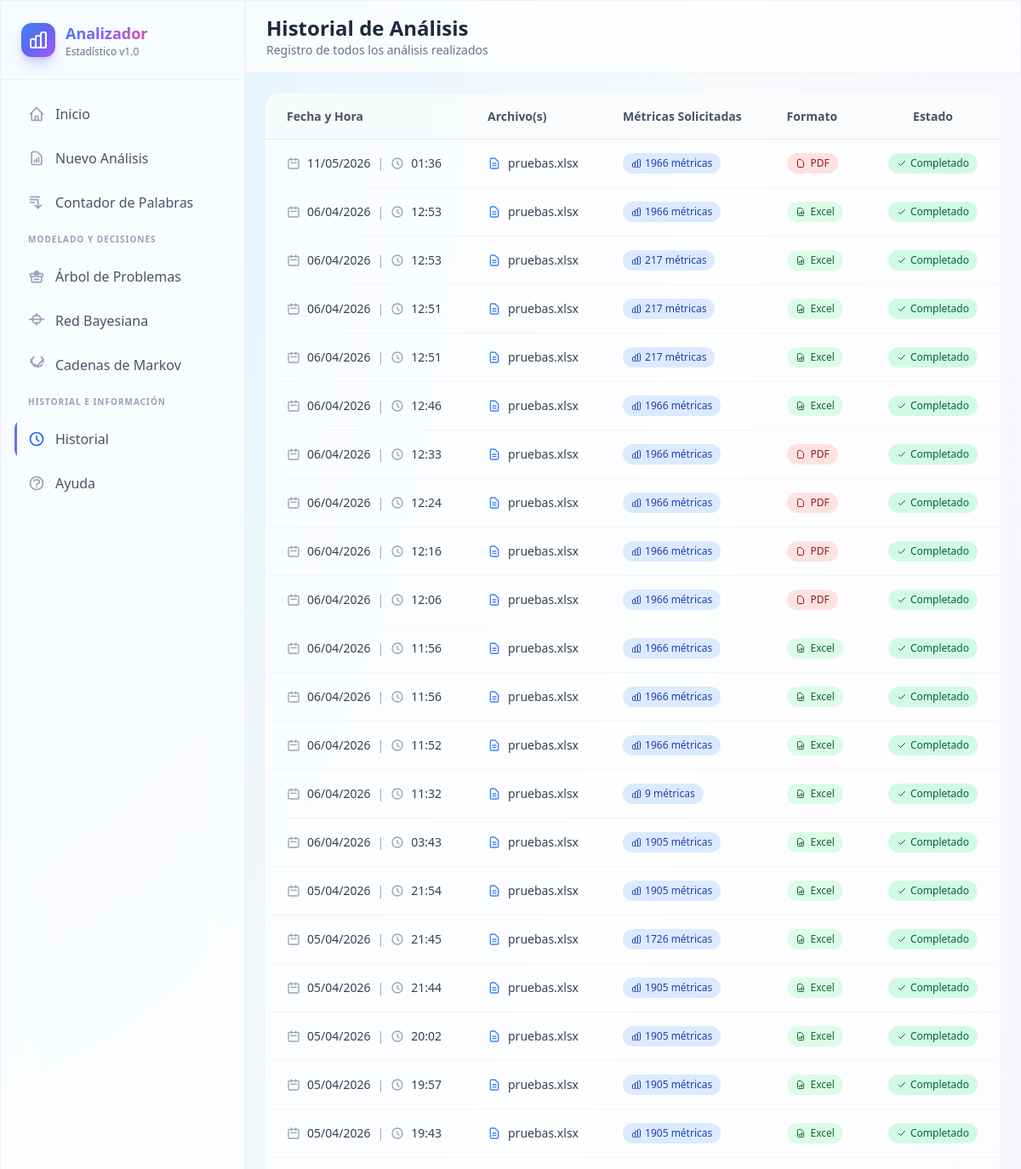
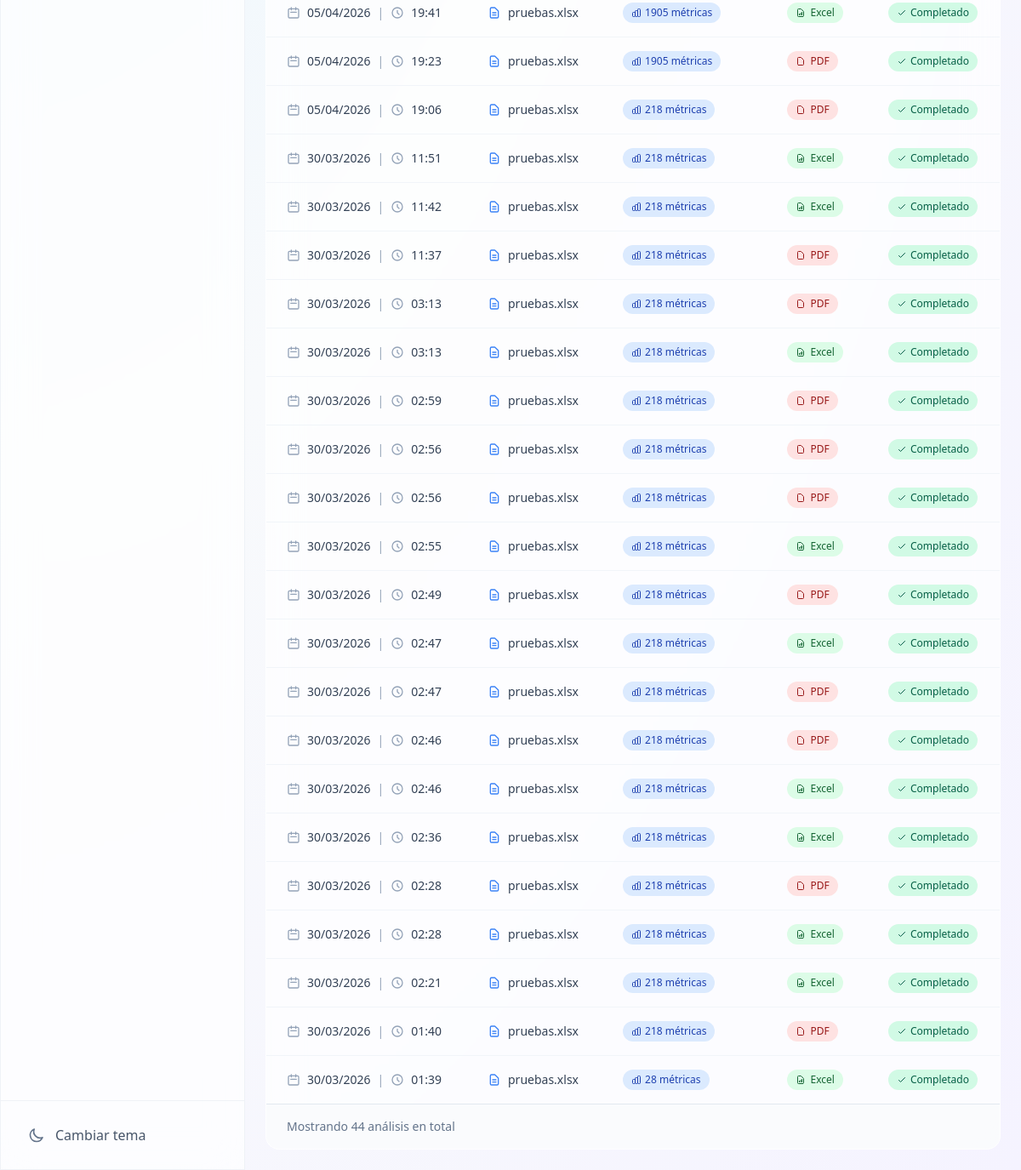
The page /history/ on the database its author committed (2 pictures, top to bottom).
### analyzer/models.py (models this page shows, shortened)
class AnalysisLog(models.Model):
    created_at = models.DateTimeField(auto_now_add=True)
    filename = models.CharField(max_length=255)
    metrics_requested = models.TextField()
    export_format = models.CharField(max_length=10)

### analyzer/views.py (the view)
# urls.py: path('history/', views.history_view, name='history'),
def history_view(request):
    logs = AnalysisLog.objects.order_by('-created_at')
    return render(request, 'analyzer/history.html', {'logs': logs})

### analyzer/templates/analyzer/history.html (shortened to what this page needs)
{% extends "base_analyzer.html" %}
{% block page_title %}Historial de Análisis{% endblock %}
{% block page_subtitle %}Registro de todos los análisis realizados{% endblock %}
{% block content %}
<div class="max-w-7xl mx-auto">
    {% if logs %}
    <div class="glass rounded-2xl overflow-hidden">
        <div class="overflow-x-auto">
            <table class="w-full">
                <thead class="bg-slate-50/80 dark:bg-slate-800/80 border-b border-slate-200 dark:border-slate-700">
                    <tr>
                        <th class="text-left py-4 px-6 text-sm font-semibold text-slate-600 dark:text-slate-400">Fecha y Hora</th>
                        <th class="text-left py-4 px-6 text-sm font-semibold text-slate-600 dark:text-slate-400">Archivo(s)</th>
                        <th class="text-left py-4 px-6 text-sm font-semibold text-slate-600 dark:text-slate-400">Métricas Solicitadas</th>
                        <th class="text-left py-4 px-6 text-sm font-semibold text-slate-600 dark:text-slate-400">Formato</th>
                        <th class="text-center py-4 px-6 text-sm font-semibold text-slate-600 dark:text-slate-400">Estado</th>
                    </tr>
                </thead>
                <tbody class="divide-y divide-slate-100 dark:divide-slate-800/50">
                    {% for log in logs %}
                    <tr class="hover:bg-slate-50/50 dark:hover:bg-slate-800/30 transition-colors">
                        <td class="py-4 px-6 text-sm text-slate-700 dark:text-slate-300">
                            <div class="flex items-center gap-2">
                                <svg class="w-4 h-4 text-slate-400" fill="none" stroke="currentColor" viewBox="0 0 24 24">
                                    <path stroke-linecap="round" stroke-linejoin="round" stroke-width="2" d="M8 7V3m8 4V3m-9 8h10M5 21h14a2 2 0 002-2V7a2 2 0 00-2-2H5a2 2 0 00-2 2v12a2 2 0 002 2z"/>
                                </svg>
                                {{ log.created_at|date:"d/m/Y" }}
                                <span class="text-slate-400">|</span>
                                <svg class="w-4 h-4 text-slate-400" fill="none" stroke="currentColor" viewBox="0 0 24 24">
                                    <path stroke-linecap="round" stroke-linejoin="round" stroke-width="2" d="M12 8v4l3 3m6-3a9 9 0 11-18 0 9 9 0 0118 0z"/>
                                </svg>
                                {{ log.created_at|time:"H:i" }}
                            </div>
                        </td>
                        <td class="py-4 px-6 text-sm text-slate-700 dark:text-slate-300">
                            <div class="flex items-center gap-2">
                                <svg class="w-4 h-4 text-blue-500" fill="none" stroke="currentColor" viewBox="0 0 24 24">
                                    <path stroke-linecap="round" stroke-linejoin="round" stroke-width="2" d="M9 12h6m-6 4h6m2 5H7a2 2 0 01-2-2V5a2 2 0 012-2h5.586a1 1 0 01.707.293l5.414 5.414a1 1 0 01.293.707V19a2 2 0 01-2 2z"/>
                                </svg>
                                <span class="truncate max-w-xs" title="{{ log.filename }}">{{ log.filename }}</span>
                            </div>
                        </td>
                        <td class="py-4 px-6">
                            <span class="inline-flex items-center px-2.5 py-1 rounded-full text-xs font-medium bg-blue-100 dark:bg-blue-900/30 text-blue-800 dark:text-blue-300">
                                {{ log.metrics_requested|length }} métricas
                            </span>
                        </td>
                        <td class="py-4 px-6">
                            <span class="inline-flex items-center gap-1.5 px-2.5 py-1 rounded-full text-xs font-medium {% if log.export_format == 'excel' %}bg-green-100 dark:bg-green-900/30 text-green-800 dark:text-green-300{% else %}bg-red-100 dark:bg-red-900/30 text-red-800 dark:text-red-300{% endif %}">
                                {% if log.export_format == 'excel' %}
                                <svg class="w-3 h-3" fill="none" stroke="currentColor" viewBox="0 0 24 24">
                                    <path stroke-linecap="round" stroke-linejoin="round" stroke-width="2" d="M9 17v-2m3 2v-4m3 4v-6m2 10H7a2 2 0 01-2-2V5a2 2 0 012-2h5.586a1 1 0 01.707.293l5.414 5.414a1 1 0 01.293.707V19a2 2 0 01-2 2z"/>
                                </svg>
                                Excel
                                {% else %}
                                <svg class="w-3 h-3" fill="none" stroke="currentColor" viewBox="0 0 24 24">
                                    <path stroke-linecap="round" stroke-linejoin="round" stroke-width="2" d="M7 21h10a2 2 0 002-2V9.414a1 1 0 00-.293-.707l-5.414-5.414A1 1 0 0012.586 3H7a2 2 0 00-2 2v14a2 2 0 002 2z"/>
                                </svg>
                                PDF
                                {% endif %}
                            </span>
                        </td>
                        <td class="py-4 px-6 text-center">
                            <span class="inline-flex items-center gap-1 px-2.5 py-1 rounded-full text-xs font-medium bg-emerald-100 dark:bg-emerald-900/30 text-emerald-800 dark:text-emerald-300">
                                <svg class="w-3 h-3" fill="none" stroke="currentColor" viewBox="0 0 24 24">
                                    <path stroke-linecap="round" stroke-linejoin="round" stroke-width="2" d="M5 13l4 4L19 7"/>
                                </svg>
                                Completado
                            </span>
                        </td>
                    </tr>
                    {% endfor %}
                </tbody>
            </table>
        </div>
        <div class="px-6 py-4 border-t border-slate-200 dark:border-slate-700 bg-slate-50/50 dark:bg-slate-800/50">
            <p class="text-sm text-slate-500 dark:text-slate-400">
                Mostrando {{ logs|length }} análisis en total
            </p>
        </div>
    </div>
    {% endif %}
</div>
{% endblock %}

### analyzer/templates/base_analyzer.html (style rules this page uses)
.glass { background: rgba(255, 255, 255, 0.7); backdrop-filter: blur(20px); -webkit-backdrop-filter: blur(20px); border: 1px solid rgba(255, 255, 255, 0.6); }
body, body * { transition: background-color 0.25s ease, border-color 0.25s ease, color 0.15s ease; }

### rows shown on the page
AnalysisLog: created_at "11/05/2026", created_at "01:36", filename "pruebas.xlsx", metrics_requested|length "1966", export_format "pdf" (drawn)
AnalysisLog: created_at "06/04/2026", created_at "12:53", filename "pruebas.xlsx", metrics_requested|length "1966", export_format "excel" (drawn)
AnalysisLog: created_at "06/04/2026", created_at "12:53", filename "pruebas.xlsx", metrics_requested|length "217", export_format "excel" (drawn)
AnalysisLog: created_at "06/04/2026", created_at "12:51", filename "pruebas.xlsx", metrics_requested|length "217", export_format "excel" (drawn)
AnalysisLog: created_at "06/04/2026", created_at "12:51", filename "pruebas.xlsx", metrics_requested|length "217", export_format "excel" (drawn)
AnalysisLog: created_at "06/04/2026", created_at "12:46", filename "pruebas.xlsx", metrics_requested|length "1966", export_format "excel" (drawn)
AnalysisLog: created_at "06/04/2026", created_at "12:33", filename "pruebas.xlsx", metrics_requested|length "1966", export_format "pdf" (drawn)
AnalysisLog: created_at "06/04/2026", created_at "12:24", filename "pruebas.xlsx", metrics_requested|length "1966", export_format "pdf" (drawn)
AnalysisLog: created_at "06/04/2026", created_at "12:16", filename "pruebas.xlsx", metrics_requested|length "1966", export_format "pdf" (drawn)
AnalysisLog: created_at "06/04/2026", created_at "12:06", filename "pruebas.xlsx", metrics_requested|length "1966", export_format "pdf" (drawn)
AnalysisLog: created_at "06/04/2026", created_at "11:56", filename "pruebas.xlsx", metrics_requested|length "1966", export_format "excel" (drawn)
AnalysisLog: created_at "06/04/2026", created_at "11:56", filename "pruebas.xlsx", metrics_requested|length "1966", export_format "excel" (drawn)
AnalysisLog: created_at "06/04/2026", created_at "11:52", filename "pruebas.xlsx", metrics_requested|length "1966", export_format "excel" (drawn)
AnalysisLog: created_at "06/04/2026", created_at "11:32", filename "pruebas.xlsx", metrics_requested|length "9", export_format "excel" (drawn)
AnalysisLog: created_at "06/04/2026", created_at "03:43", filename "pruebas.xlsx", metrics_requested|length "1905", export_format "excel" (drawn)
AnalysisLog: created_at "05/04/2026", created_at "21:54", filename "pruebas.xlsx", metrics_requested|length "1905", export_format "excel" (drawn)
AnalysisLog: created_at "05/04/2026", created_at "21:45", filename "pruebas.xlsx", metrics_requested|length "1726", export_format "excel" (drawn)
AnalysisLog: created_at "05/04/2026", created_at "21:44", filename "pruebas.xlsx", metrics_requested|length "1905", export_format "excel" (drawn)
AnalysisLog: created_at "05/04/2026", created_at "20:02", filename "pruebas.xlsx", metrics_requested|length "1905", export_format "excel" (drawn)
AnalysisLog: created_at "05/04/2026", created_at "19:57", filename "pruebas.xlsx", metrics_requested|length "1905", export_format "excel" (drawn)
AnalysisLog: created_at "05/04/2026", created_at "19:43", filename "pruebas.xlsx", metrics_requested|length "1905", export_format "excel" (drawn)
AnalysisLog: created_at "05/04/2026", created_at "19:41", filename "pruebas.xlsx", metrics_requested|length "1905", export_format "excel" (drawn)
AnalysisLog: created_at "05/04/2026", created_at "19:23", filename "pruebas.xlsx", metrics_requested|length "1905", export_format "pdf" (drawn)
AnalysisLog: created_at "05/04/2026", created_at "19:06", filename "pruebas.xlsx", metrics_requested|length "218", export_format "pdf" (drawn)
AnalysisLog: created_at "30/03/2026", created_at "11:51", filename "pruebas.xlsx", metrics_requested|length "218", export_format "excel" (drawn)
AnalysisLog: created_at "30/03/2026", created_at "11:42", filename "pruebas.xlsx", metrics_requested|length "218", export_format "excel" (drawn)
AnalysisLog: created_at "30/03/2026", created_at "11:37", filename "pruebas.xlsx", metrics_requested|length "218", export_format "pdf" (drawn)
AnalysisLog: created_at "30/03/2026", created_at "03:13", filename "pruebas.xlsx", metrics_requested|length "218", export_format "pdf" (drawn)
AnalysisLog: created_at "30/03/2026", created_at "03:13", filename "pruebas.xlsx", metrics_requested|length "218", export_format "excel" (drawn)
AnalysisLog: created_at "30/03/2026", created_at "02:59", filename "pruebas.xlsx", metrics_requested|length "218", export_format "pdf" (drawn)
AnalysisLog: created_at "30/03/2026", created_at "02:56", filename "pruebas.xlsx", metrics_requested|length "218", export_format "pdf" (drawn)
AnalysisLog: created_at "30/03/2026", created_at "02:56", filename "pruebas.xlsx", metrics_requested|length "218", export_format "pdf" (drawn)
AnalysisLog: created_at "30/03/2026", created_at "02:55", filename "pruebas.xlsx", metrics_requested|length "218", export_format "excel" (drawn)
AnalysisLog: created_at "30/03/2026", created_at "02:49", filename "pruebas.xlsx", metrics_requested|length "218", export_format "pdf" (drawn)
AnalysisLog: created_at "30/03/2026", created_at "02:47", filename "pruebas.xlsx", metrics_requested|length "218", export_format "excel" (drawn)
AnalysisLog: created_at "30/03/2026", created_at "02:47", filename "pruebas.xlsx", metrics_requested|length "218", export_format "pdf" (drawn)
AnalysisLog: created_at "30/03/2026", created_at "02:46", filename "pruebas.xlsx", metrics_requested|length "218", export_format "pdf" (drawn)
AnalysisLog: created_at "30/03/2026", created_at "02:46", filename "pruebas.xlsx", metrics_requested|length "218", export_format "excel" (drawn)
AnalysisLog: created_at "30/03/2026", created_at "02:36", filename "pruebas.xlsx", metrics_requested|length "218", export_format "excel" (drawn)
AnalysisLog: created_at "30/03/2026", created_at "02:28", filename "pruebas.xlsx", metrics_requested|length "218", export_format "pdf" (drawn)
AnalysisLog: created_at "30/03/2026", created_at "02:28", filename "pruebas.xlsx", metrics_requested|length "218", export_format "excel" (drawn)
AnalysisLog: created_at "30/03/2026", created_at "02:21", filename "pruebas.xlsx", metrics_requested|length "218", export_format "excel" (drawn)
AnalysisLog: created_at "30/03/2026", created_at "01:40", filename "pruebas.xlsx", metrics_requested|length "218", export_format "pdf" (drawn)
AnalysisLog: created_at "30/03/2026", created_at "01:39", filename "pruebas.xlsx", metrics_requested|length "28", export_format "excel" (drawn)

### other values the page prints
{{ logs|length }} "44"
